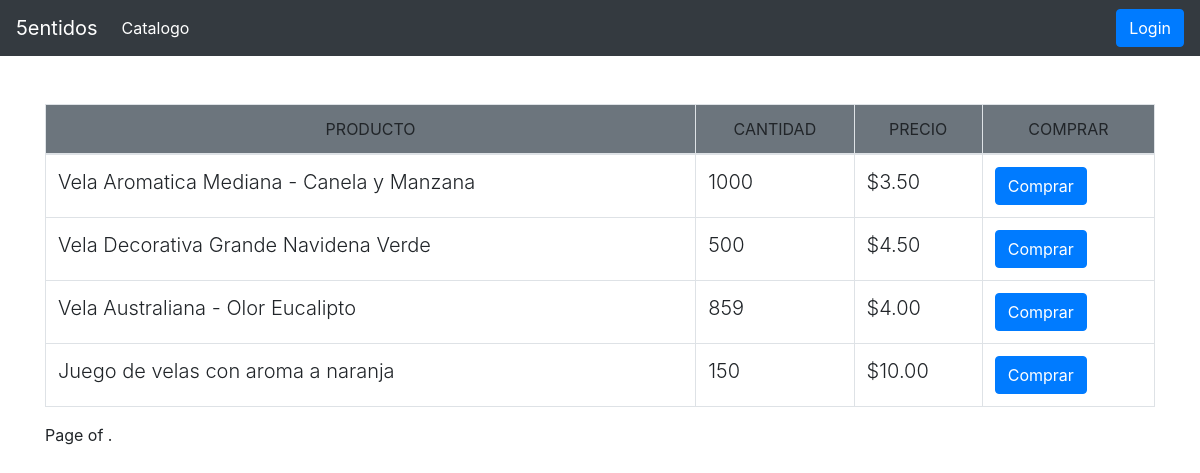
Page /ventas/catalogo/ (signed in) on the committed database.
### Inventario/models.py (models this page shows, shortened)
class Producto(models.Model):
    Nombre = models.CharField(blank=True, max_length=100)
    Tipo = models.CharField(blank=True, max_length=100)
    Cantidad = models.IntegerField(blank=True, null=True)
    PrecioCompra = models.DecimalField(max_digits=5, decimal_places=2)
    PrecioVenta = models.DecimalField(max_digits=5, decimal_places=2)
    Descripcion = models.TextField(blank=True)
    Foto = models.ImageField(upload_to="static/media/",null=True,blank=True)

### Ventas/views.py (the view)
# urls.py: path('catalogo/',ProductoList.as_view(),name="catalogo"),
class ProductoList(ListView):
    model = Producto
    pagination = 10
    template_name = "Catalogo.html"
    def get_context_data(self, **kwargs):
        context = super().get_context_data(**kwargs)
        return context

### Templates/Catalogo.html (shortened to what this page needs)
{% extends 'base.html' %}
{% block content %}
<section>
    <div class="container mt-5">
        {% if object_list %}
        <div class="table-responsive">
        <table class="table table-bordered">
            <thead class="bg-secondary text-uppercase mb-4 text-center textcolor-white">
                <tr>
                    <td>Producto</td>
                    {% if user.is_staff %}
                      <td>Cantidad</td>
                    {% endif %}
                    <td>Precio</td>
                    <td>Comprar</td>
                </tr>
            </thead>
            <tbody class="lead mb-0">
                {% for producto in object_list%}
                <tr>
                    <td>{{producto.Nombre}}</td>
                    {% if user.is_staff %}
                      <td>{{producto.Cantidad}}</td>
                    {% endif %}
                    <td>${{producto.PrecioVenta}}</td>
                    <td>
                        <form method="get" action="{% url 'ventas:producto' producto.id %}">
                          <button class="btn btn-primary" type="submit">Comprar</button>
                        </form>
                    </td>
                  </tr>
                {% endfor %}
            </tbody>
        </table>
        {% else %}
        <p>No hay Productos Registrados</p>
        {% endif %}
</div>
        <div class="pagination align-content-center">
            <span class="page-links">
                <span class="page-current">
                    Page {{ page_obj.number }} of {{ page_obj.paginator.num_pages }}.
                </span>
            </span>
        </div>
    </div>
</section>
{% endblock content %}

### rows in the picture
Producto: Nombre "Vela Aromatica Mediana - Canela y Manzana", Cantidad "1000", PrecioVenta "3.50"
Producto: Nombre "Vela Decorativa Grande Navidena Verde", Cantidad "500", PrecioVenta "4.50"
Producto: Nombre "Vela Australiana - Olor Eucalipto", Cantidad "859", PrecioVenta "4.00"
Producto: Nombre "Juego de velas con aroma a naranja", Cantidad "150", PrecioVenta "10.00"
